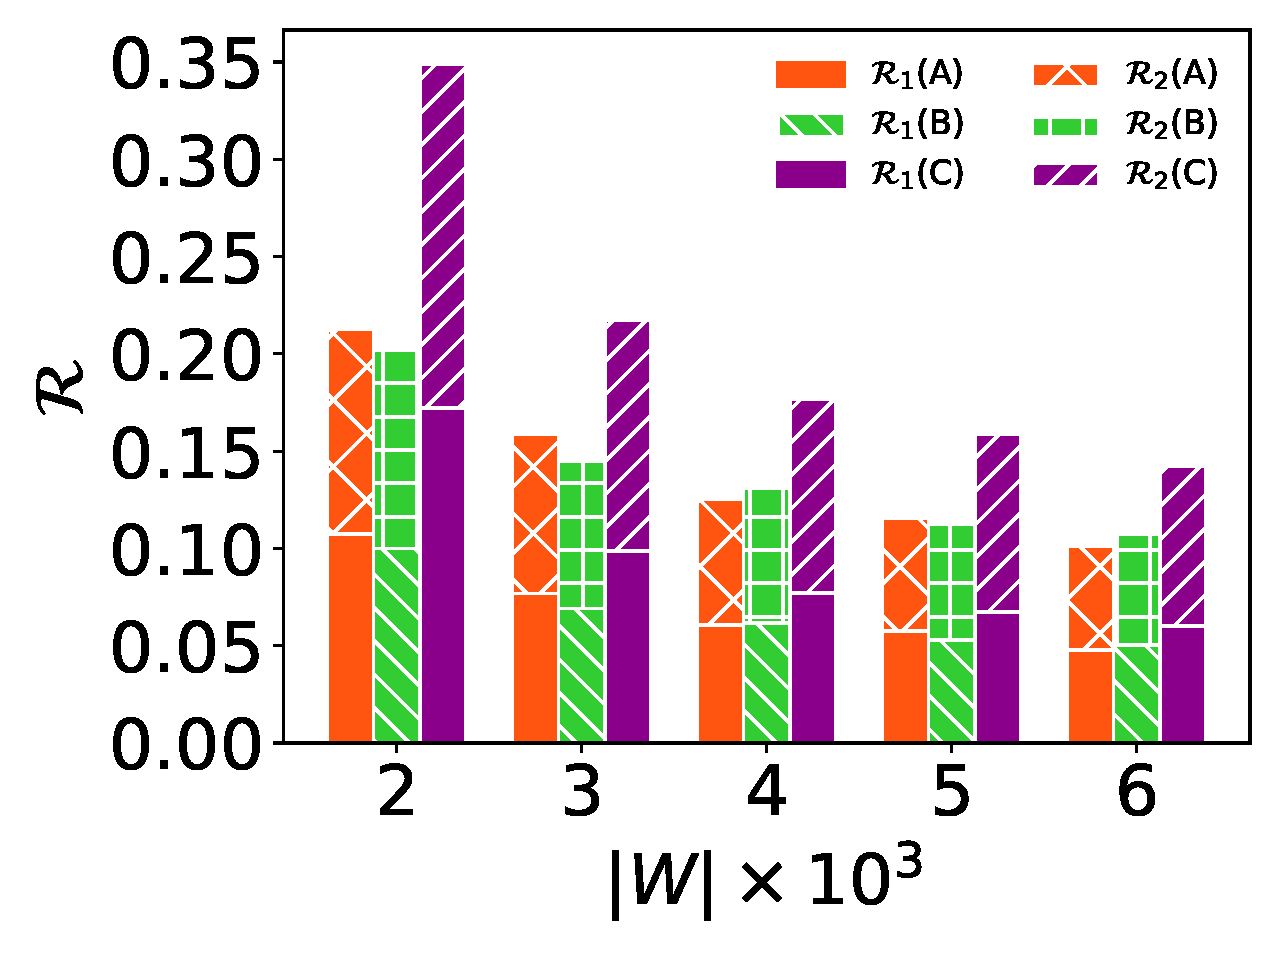

Write the Python code that produced this figure.
import numpy as np
import matplotlib.pyplot as plt
import matplotlib.patches as mpatches
import sys
from xlrd import open_workbook 
import xlwt  
import numpy as np


def hybridbar(datalist):
	xlabels = ['2', '3','4','5','6']
	x = [1, 2, 3, 4, 5]
	barWidth = 0.25 # bar width

	a1 = datalist[0]
	b1 = datalist[1]
	a2 = datalist[2]
	b2 = datalist[3]
	a3 = datalist[4]
	b3 = datalist[5]

	r1 = np.arange(len(a1))
	r2 = [x + barWidth for x in r1]
	r3 = [x + barWidth for x in r2]

	fig, ax = plt.subplots()

	# create bar
	plt.bar(r1, a1, color='#FF5511', width=barWidth, edgecolor='white')
	plt.bar(r1, b1, color='#FF5511', width=barWidth, edgecolor='white', bottom=a1, hatch="x")
	plt.bar(r2, a2, color='#32CD32', width=barWidth, edgecolor='white', hatch="\\\\")
	plt.bar(r2, b2, color='#32CD32', width=barWidth, edgecolor='white', bottom=a2, hatch="+")
	plt.bar(r3, a3, color='#8B008B', width=barWidth, edgecolor='white')
	plt.bar(r3, b3, color='#8B008B', width=barWidth, edgecolor='white', bottom=a3, hatch="//")

	plt.xticks([r + barWidth for r in range(len(a1))], xlabels, fontsize=25)
	plt.yticks(fontsize=25)
	plt.xlabel('$|W| \\times 10^3$',fontsize=25)
	plt.ylabel('$\mathcal{R}$',fontsize=25)

	# create legend
	labels = ['$\mathcal{R}_1$(A)', '$\mathcal{R}_1$(B)', '$\mathcal{R}_1$(C)'] 
	labels1 = ['$\mathcal{R}_2$(A)', '$\mathcal{R}_2$(B)', '$\mathcal{R}_2$(C)'] 
	color = ['#FF5511', '#32CD32', '#8B008B']
	pat1 = mpatches.Patch(color=color[0], label="{:s}".format(labels[0]))
	pat2 = mpatches.Patch(facecolor=color[0], edgecolor='white', hatch="x", label="{:s}".format(labels1[0]))
	pat3 = mpatches.Patch(facecolor=color[1], edgecolor='white', hatch="\\\\",label="{:s}".format(labels[1]))
	pat4 = mpatches.Patch(facecolor=color[1], edgecolor='white', hatch="+", label="{:s}".format(labels1[1]))
	pat5 = mpatches.Patch(color=color[2],label="{:s}".format(labels[2]))
	pat6 = mpatches.Patch(facecolor=color[2], edgecolor='white', hatch="//", label="{:s}".format(labels1[2]))
	leg = plt.legend(loc='best', handles=[pat1, pat3, pat5, pat2, pat4, pat6], ncol=2, fontsize=12) #generate legend
	leg.get_frame().set_linewidth(0.0)
    

	fig.tight_layout()
	cfig = plt.gcf() # 'get current figure'
	cfig.savefig('hybridbar.pdf', format='pdf', dpi=1000)
	plt.show()

workbook = open_workbook(r'hybridbar.xlsx')  # open xls file
sheet = workbook.sheet_by_index(0)  # read sheet according to sheet name
num_rows = sheet.nrows
num_cols = sheet.ncols

datalist = np.zeros((num_rows-1,num_cols))

for i in range(num_rows-1):
		datalist[[i], :] = sheet.row_values(i+1)

hybridbar(datalist)